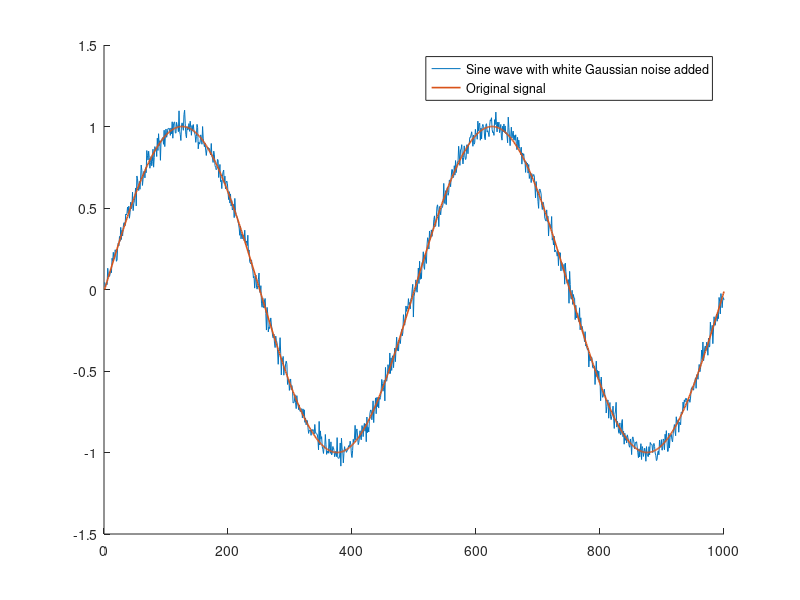
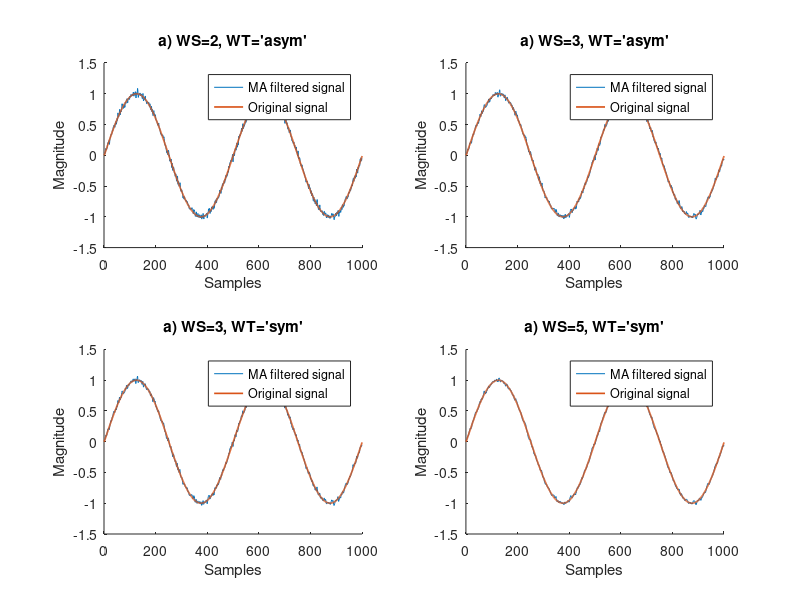

These figures' MATLAB source, in order:
%Pre cleaning
close all;
clear;
clc;

%Sine signal replica
t = 0:1:999;
original = sin(2*pi*0.002*t);

%Noisy replica
noise = wgn(1, 1000, -28); %-28 dBW was chosen to replicate the noise in the original paper.
noisy_signal = original + noise;
figure(1)
hold on;
plot(noisy_signal);
plot(original, 'LineWidth', 1.2);
legend("Sine wave with white Gaussian noise added", "Original signal");
hold off;

%MA WS=3, WT='sym'
MA_3_sym_signal = movmean(noisy_signal, 3);

%MA WS=5, WT='asym'
MA_5_sym_signal = movmean(noisy_signal, 5);

%MA WS=2, WT='asym'
MA_2_asym_signal = movmean(noisy_signal, [1 0]); %[1 0] means use only one element from the past and the current value for the avarage.

%MA WS=3, WT='asym'
MA_3_asym_signal = movmean(noisy_signal, [2 0]); %[1 0] means use two elements from the past and the current value for the avarage.

%Filtered noisy signal plots
figure(2)
subplot(2, 2, 1);
hold on;
plot(MA_2_asym_signal);
plot(original, 'LineWidth', 1.2);
legend("MA filtered signal", "Original signal");
title("a) WS=2, WT='asym'");
xlabel("Samples");
ylabel("Magnitude");
hold off;

subplot(2, 2, 2);
hold on;
plot(MA_3_asym_signal);
plot(original, 'LineWidth', 1.2);
legend("MA filtered signal", "Original signal");
title("a) WS=3, WT='asym'");
xlabel("Samples");
ylabel("Magnitude");
hold off;

subplot(2, 2, 3);
hold on;
plot(MA_3_sym_signal);
plot(original, 'LineWidth', 1.2);
legend("MA filtered signal", "Original signal");
title("a) WS=3, WT='sym'");
xlabel("Samples");
ylabel("Magnitude");
hold off;

subplot(2, 2, 4);
hold on;
plot(MA_5_sym_signal);
plot(original, 'LineWidth', 1.2);
legend("MA filtered signal", "Original signal");
title("a) WS=5, WT='sym'");
xlabel("Samples");
ylabel("Magnitude");
hold off;

%Performance metrics calculation

signal_vector = [noisy_signal' MA_2_asym_signal' MA_3_asym_signal' MA_3_sym_signal' MA_5_sym_signal']; %From this point onwards this order is used for the signals inside the vectors.

%SM1

SM1 = zeros(1, size(signal_vector, 2));
SM1_percentage = zeros(1, size(signal_vector, 2));
for n = 1:size(signal_vector, 2)
    dif = signal_vector(2:size(signal_vector(:, n), 1), n) - signal_vector(1:size(signal_vector(:, n), 1)-1, n);
    SM1(n) = sum(abs(dif));
    SM1_percentage(n) = 100*(SM1(1)-SM1(n))/(SM1(1));
end

%SM2
SM2 = zeros(1, size(signal_vector, 2));
SM2_percentage = zeros(1, size(signal_vector, 2));
for n = 1:size(signal_vector, 2)
    dif = signal_vector(1:size(signal_vector(:, n), 1)-2, n) - 2.*signal_vector(2:size(signal_vector(:, n), 1)-1, n) + signal_vector(3:size(signal_vector(:, n), 1), n);
    SM2(n) = sum((dif).^(2));
    SM2_percentage(n) = 100*(SM2(1)-SM2(n))/(SM2(1));
end